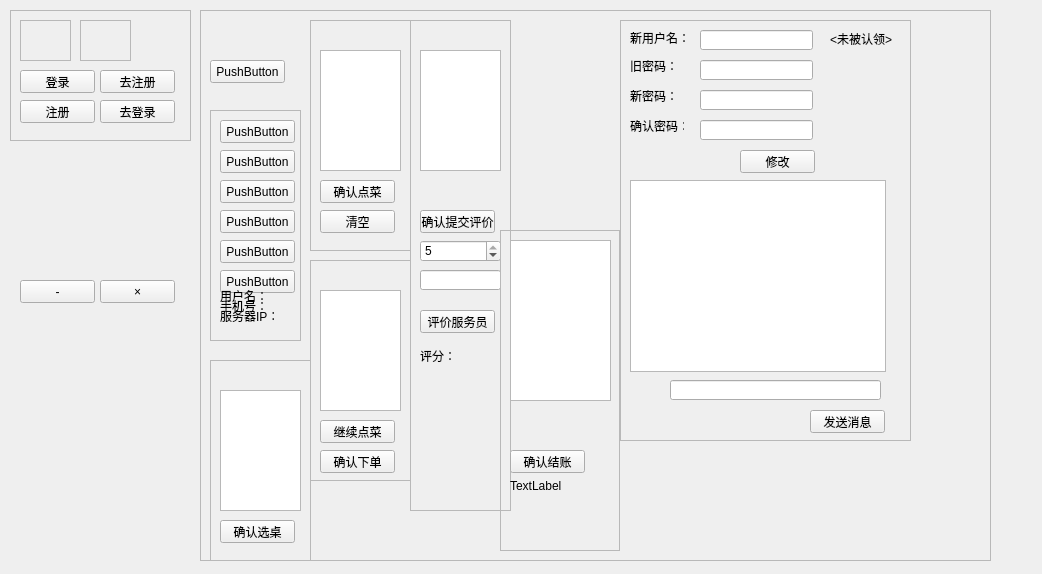
<?xml version="1.0" encoding="UTF-8"?>
<ui version="4.0">
 <class>MainWindow</class>
 <widget class="QMainWindow" name="MainWindow">
  <property name="geometry">
   <rect>
    <x>0</x>
    <y>0</y>
    <width>1042</width>
    <height>574</height>
   </rect>
  </property>
  <property name="windowTitle">
   <string>MainWindow</string>
  </property>
  <widget class="QWidget" name="centralWidget">
   <widget class="QFrame" name="frameLogin">
    <property name="geometry">
     <rect>
      <x>10</x>
      <y>10</y>
      <width>181</width>
      <height>131</height>
     </rect>
    </property>
    <property name="frameShape">
     <enum>QFrame::StyledPanel</enum>
    </property>
    <property name="frameShadow">
     <enum>QFrame::Raised</enum>
    </property>
    <widget class="QPushButton" name="btnLogin">
     <property name="geometry">
      <rect>
       <x>10</x>
       <y>60</y>
       <width>75</width>
       <height>23</height>
      </rect>
     </property>
     <property name="text">
      <string>登录</string>
     </property>
    </widget>
    <widget class="QPushButton" name="btnToRegister">
     <property name="geometry">
      <rect>
       <x>90</x>
       <y>60</y>
       <width>75</width>
       <height>23</height>
      </rect>
     </property>
     <property name="text">
      <string>去注册</string>
     </property>
    </widget>
    <widget class="QPushButton" name="btnRegister">
     <property name="geometry">
      <rect>
       <x>10</x>
       <y>90</y>
       <width>75</width>
       <height>23</height>
      </rect>
     </property>
     <property name="text">
      <string>注册</string>
     </property>
    </widget>
    <widget class="QPushButton" name="btnToLogin">
     <property name="geometry">
      <rect>
       <x>90</x>
       <y>90</y>
       <width>75</width>
       <height>23</height>
      </rect>
     </property>
     <property name="text">
      <string>去登录</string>
     </property>
    </widget>
    <widget class="QFrame" name="frameSubLogin">
     <property name="geometry">
      <rect>
       <x>10</x>
       <y>10</y>
       <width>51</width>
       <height>41</height>
      </rect>
     </property>
     <property name="frameShape">
      <enum>QFrame::StyledPanel</enum>
     </property>
     <property name="frameShadow">
      <enum>QFrame::Raised</enum>
     </property>
    </widget>
    <widget class="QFrame" name="frameSubRegister">
     <property name="geometry">
      <rect>
       <x>70</x>
       <y>10</y>
       <width>51</width>
       <height>41</height>
      </rect>
     </property>
     <property name="frameShape">
      <enum>QFrame::StyledPanel</enum>
     </property>
     <property name="frameShadow">
      <enum>QFrame::Raised</enum>
     </property>
    </widget>
   </widget>
   <widget class="QFrame" name="frameMain">
    <property name="geometry">
     <rect>
      <x>200</x>
      <y>10</y>
      <width>791</width>
      <height>551</height>
     </rect>
    </property>
    <property name="frameShape">
     <enum>QFrame::StyledPanel</enum>
    </property>
    <property name="frameShadow">
     <enum>QFrame::Raised</enum>
    </property>
    <widget class="QFrame" name="frameTabButtons">
     <property name="geometry">
      <rect>
       <x>10</x>
       <y>100</y>
       <width>91</width>
       <height>231</height>
      </rect>
     </property>
     <property name="frameShape">
      <enum>QFrame::StyledPanel</enum>
     </property>
     <property name="frameShadow">
      <enum>QFrame::Raised</enum>
     </property>
     <widget class="QPushButton" name="btnTab1">
      <property name="geometry">
       <rect>
        <x>10</x>
        <y>10</y>
        <width>75</width>
        <height>23</height>
       </rect>
      </property>
      <property name="text">
       <string>PushButton</string>
      </property>
     </widget>
     <widget class="QPushButton" name="btnTab2">
      <property name="geometry">
       <rect>
        <x>10</x>
        <y>40</y>
        <width>75</width>
        <height>23</height>
       </rect>
      </property>
      <property name="text">
       <string>PushButton</string>
      </property>
     </widget>
     <widget class="QPushButton" name="btnTab3">
      <property name="geometry">
       <rect>
        <x>10</x>
        <y>70</y>
        <width>75</width>
        <height>23</height>
       </rect>
      </property>
      <property name="text">
       <string>PushButton</string>
      </property>
     </widget>
     <widget class="QPushButton" name="btnTab4">
      <property name="geometry">
       <rect>
        <x>10</x>
        <y>100</y>
        <width>75</width>
        <height>23</height>
       </rect>
      </property>
      <property name="text">
       <string>PushButton</string>
      </property>
     </widget>
     <widget class="QPushButton" name="btnTab5">
      <property name="geometry">
       <rect>
        <x>10</x>
        <y>130</y>
        <width>75</width>
        <height>23</height>
       </rect>
      </property>
      <property name="text">
       <string>PushButton</string>
      </property>
     </widget>
     <widget class="QPushButton" name="btnTab6">
      <property name="geometry">
       <rect>
        <x>10</x>
        <y>160</y>
        <width>75</width>
        <height>23</height>
       </rect>
      </property>
      <property name="text">
       <string>PushButton</string>
      </property>
     </widget>
     <widget class="QLabel" name="labelUsername">
      <property name="geometry">
       <rect>
        <x>10</x>
        <y>180</y>
        <width>54</width>
        <height>12</height>
       </rect>
      </property>
      <property name="text">
       <string>用户名：</string>
      </property>
     </widget>
     <widget class="QLabel" name="labelPhonenumber">
      <property name="geometry">
       <rect>
        <x>10</x>
        <y>190</y>
        <width>54</width>
        <height>12</height>
       </rect>
      </property>
      <property name="text">
       <string>手机号： </string>
      </property>
     </widget>
     <widget class="QLabel" name="labelServer">
      <property name="geometry">
       <rect>
        <x>10</x>
        <y>200</y>
        <width>54</width>
        <height>12</height>
       </rect>
      </property>
      <property name="text">
       <string>服务器IP： </string>
      </property>
     </widget>
    </widget>
    <widget class="QFrame" name="frameTab1">
     <property name="geometry">
      <rect>
       <x>110</x>
       <y>10</y>
       <width>101</width>
       <height>231</height>
      </rect>
     </property>
     <property name="frameShape">
      <enum>QFrame::StyledPanel</enum>
     </property>
     <property name="frameShadow">
      <enum>QFrame::Raised</enum>
     </property>
     <widget class="QTableView" name="tableViewMenu">
      <property name="geometry">
       <rect>
        <x>10</x>
        <y>30</y>
        <width>81</width>
        <height>121</height>
       </rect>
      </property>
     </widget>
     <widget class="QPushButton" name="btnOrderDone">
      <property name="geometry">
       <rect>
        <x>10</x>
        <y>160</y>
        <width>75</width>
        <height>23</height>
       </rect>
      </property>
      <property name="text">
       <string>确认点菜</string>
      </property>
     </widget>
     <widget class="QPushButton" name="btnClearOrder">
      <property name="geometry">
       <rect>
        <x>10</x>
        <y>190</y>
        <width>75</width>
        <height>23</height>
       </rect>
      </property>
      <property name="text">
       <string>清空</string>
      </property>
     </widget>
     <widget class="QLabel" name="labelDishCount">
      <property name="geometry">
       <rect>
        <x>10</x>
        <y>210</y>
        <width>54</width>
        <height>12</height>
       </rect>
      </property>
      <property name="text">
       <string/>
      </property>
     </widget>
    </widget>
    <widget class="QFrame" name="frameTab2">
     <property name="geometry">
      <rect>
       <x>10</x>
       <y>350</y>
       <width>101</width>
       <height>201</height>
      </rect>
     </property>
     <property name="frameShape">
      <enum>QFrame::StyledPanel</enum>
     </property>
     <property name="frameShadow">
      <enum>QFrame::Raised</enum>
     </property>
     <widget class="QTableView" name="tableViewTable">
      <property name="geometry">
       <rect>
        <x>10</x>
        <y>30</y>
        <width>81</width>
        <height>121</height>
       </rect>
      </property>
     </widget>
     <widget class="QPushButton" name="btnSelectTable">
      <property name="geometry">
       <rect>
        <x>10</x>
        <y>160</y>
        <width>75</width>
        <height>23</height>
       </rect>
      </property>
      <property name="text">
       <string>确认选桌</string>
      </property>
     </widget>
    </widget>
    <widget class="QFrame" name="frameTab3">
     <property name="geometry">
      <rect>
       <x>110</x>
       <y>250</y>
       <width>101</width>
       <height>221</height>
      </rect>
     </property>
     <property name="frameShape">
      <enum>QFrame::StyledPanel</enum>
     </property>
     <property name="frameShadow">
      <enum>QFrame::Raised</enum>
     </property>
     <widget class="QTableView" name="tableViewOrder">
      <property name="geometry">
       <rect>
        <x>10</x>
        <y>30</y>
        <width>81</width>
        <height>121</height>
       </rect>
      </property>
     </widget>
     <widget class="QPushButton" name="btnContinue">
      <property name="geometry">
       <rect>
        <x>10</x>
        <y>160</y>
        <width>75</width>
        <height>23</height>
       </rect>
      </property>
      <property name="text">
       <string>继续点菜</string>
      </property>
     </widget>
     <widget class="QPushButton" name="btnConfirmOrder">
      <property name="geometry">
       <rect>
        <x>10</x>
        <y>190</y>
        <width>75</width>
        <height>23</height>
       </rect>
      </property>
      <property name="text">
       <string>确认下单</string>
      </property>
     </widget>
     <widget class="QLabel" name="labelOrderCount">
      <property name="geometry">
       <rect>
        <x>10</x>
        <y>10</y>
        <width>54</width>
        <height>12</height>
       </rect>
      </property>
      <property name="text">
       <string/>
      </property>
     </widget>
    </widget>
    <widget class="QFrame" name="frameTab4">
     <property name="geometry">
      <rect>
       <x>210</x>
       <y>10</y>
       <width>101</width>
       <height>491</height>
      </rect>
     </property>
     <property name="frameShape">
      <enum>QFrame::StyledPanel</enum>
     </property>
     <property name="frameShadow">
      <enum>QFrame::Raised</enum>
     </property>
     <widget class="QTableView" name="tableViewEvaluate">
      <property name="geometry">
       <rect>
        <x>10</x>
        <y>30</y>
        <width>81</width>
        <height>121</height>
       </rect>
      </property>
     </widget>
     <widget class="QPushButton" name="btnEvaluateWaiter">
      <property name="geometry">
       <rect>
        <x>10</x>
        <y>290</y>
        <width>75</width>
        <height>23</height>
       </rect>
      </property>
      <property name="text">
       <string>评价服务员</string>
      </property>
     </widget>
     <widget class="QPushButton" name="btnConfirmEvaluate">
      <property name="geometry">
       <rect>
        <x>10</x>
        <y>190</y>
        <width>75</width>
        <height>23</height>
       </rect>
      </property>
      <property name="text">
       <string>确认提交评价</string>
      </property>
     </widget>
     <widget class="QSpinBox" name="spinBoxScoreWaiter">
      <property name="geometry">
       <rect>
        <x>10</x>
        <y>220</y>
        <width>81</width>
        <height>22</height>
       </rect>
      </property>
      <property name="minimum">
       <number>1</number>
      </property>
      <property name="maximum">
       <number>5</number>
      </property>
      <property name="value">
       <number>5</number>
      </property>
     </widget>
     <widget class="QLineEdit" name="lineEditEvaluateWaiter">
      <property name="geometry">
       <rect>
        <x>10</x>
        <y>250</y>
        <width>81</width>
        <height>20</height>
       </rect>
      </property>
     </widget>
     <widget class="QLabel" name="labelWaiterScore">
      <property name="geometry">
       <rect>
        <x>10</x>
        <y>330</y>
        <width>54</width>
        <height>12</height>
       </rect>
      </property>
      <property name="text">
       <string>评分：</string>
      </property>
     </widget>
    </widget>
    <widget class="QFrame" name="frameTab5">
     <property name="geometry">
      <rect>
       <x>420</x>
       <y>10</y>
       <width>291</width>
       <height>421</height>
      </rect>
     </property>
     <property name="frameShape">
      <enum>QFrame::StyledPanel</enum>
     </property>
     <property name="frameShadow">
      <enum>QFrame::Raised</enum>
     </property>
     <widget class="QLabel" name="labelChangeNew">
      <property name="geometry">
       <rect>
        <x>10</x>
        <y>10</y>
        <width>71</width>
        <height>16</height>
       </rect>
      </property>
      <property name="text">
       <string>新用户名：</string>
      </property>
     </widget>
     <widget class="QLabel" name="labelChangeOldpw">
      <property name="geometry">
       <rect>
        <x>10</x>
        <y>40</y>
        <width>54</width>
        <height>12</height>
       </rect>
      </property>
      <property name="text">
       <string>旧密码：</string>
      </property>
     </widget>
     <widget class="QLabel" name="labelChangePw">
      <property name="geometry">
       <rect>
        <x>10</x>
        <y>70</y>
        <width>54</width>
        <height>12</height>
       </rect>
      </property>
      <property name="text">
       <string>新密码：</string>
      </property>
     </widget>
     <widget class="QLabel" name="labelChangeConfirm">
      <property name="geometry">
       <rect>
        <x>10</x>
        <y>100</y>
        <width>54</width>
        <height>12</height>
       </rect>
      </property>
      <property name="text">
       <string>确认密码：</string>
      </property>
     </widget>
     <widget class="QPushButton" name="btnChangeAccount">
      <property name="geometry">
       <rect>
        <x>120</x>
        <y>130</y>
        <width>75</width>
        <height>23</height>
       </rect>
      </property>
      <property name="text">
       <string>修改</string>
      </property>
     </widget>
     <widget class="QLineEdit" name="lineEditChangeNew">
      <property name="geometry">
       <rect>
        <x>80</x>
        <y>10</y>
        <width>113</width>
        <height>20</height>
       </rect>
      </property>
     </widget>
     <widget class="QLineEdit" name="lineEditChangeOldpw">
      <property name="geometry">
       <rect>
        <x>80</x>
        <y>40</y>
        <width>113</width>
        <height>20</height>
       </rect>
      </property>
      <property name="echoMode">
       <enum>QLineEdit::Password</enum>
      </property>
     </widget>
     <widget class="QLineEdit" name="lineEditChangeNewpw">
      <property name="geometry">
       <rect>
        <x>80</x>
        <y>70</y>
        <width>113</width>
        <height>20</height>
       </rect>
      </property>
      <property name="echoMode">
       <enum>QLineEdit::Password</enum>
      </property>
     </widget>
     <widget class="QLineEdit" name="lineEditChangeConfirm">
      <property name="geometry">
       <rect>
        <x>80</x>
        <y>100</y>
        <width>113</width>
        <height>20</height>
       </rect>
      </property>
      <property name="echoMode">
       <enum>QLineEdit::Password</enum>
      </property>
     </widget>
     <widget class="QListWidget" name="listMsg">
      <property name="geometry">
       <rect>
        <x>10</x>
        <y>160</y>
        <width>256</width>
        <height>192</height>
       </rect>
      </property>
     </widget>
     <widget class="QLabel" name="labelWaiterInfo">
      <property name="geometry">
       <rect>
        <x>210</x>
        <y>10</y>
        <width>181</width>
        <height>16</height>
       </rect>
      </property>
      <property name="text">
       <string>&lt;未被认领&gt;</string>
      </property>
     </widget>
     <widget class="QLineEdit" name="lineEditMsg">
      <property name="geometry">
       <rect>
        <x>50</x>
        <y>360</y>
        <width>211</width>
        <height>20</height>
       </rect>
      </property>
     </widget>
     <widget class="QPushButton" name="btnMsg">
      <property name="geometry">
       <rect>
        <x>190</x>
        <y>390</y>
        <width>75</width>
        <height>23</height>
       </rect>
      </property>
      <property name="text">
       <string>发送消息</string>
      </property>
     </widget>
    </widget>
    <widget class="QPushButton" name="pushButton">
     <property name="geometry">
      <rect>
       <x>10</x>
       <y>50</y>
       <width>75</width>
       <height>23</height>
      </rect>
     </property>
     <property name="text">
      <string>PushButton</string>
     </property>
    </widget>
    <widget class="QFrame" name="frameTab6">
     <property name="geometry">
      <rect>
       <x>300</x>
       <y>220</y>
       <width>120</width>
       <height>321</height>
      </rect>
     </property>
     <property name="frameShape">
      <enum>QFrame::StyledPanel</enum>
     </property>
     <property name="frameShadow">
      <enum>QFrame::Raised</enum>
     </property>
     <widget class="QTableView" name="tableViewState">
      <property name="geometry">
       <rect>
        <x>10</x>
        <y>10</y>
        <width>101</width>
        <height>161</height>
       </rect>
      </property>
     </widget>
     <widget class="QPushButton" name="btnPayConfirm">
      <property name="geometry">
       <rect>
        <x>10</x>
        <y>220</y>
        <width>75</width>
        <height>23</height>
       </rect>
      </property>
      <property name="text">
       <string>确认结账</string>
      </property>
     </widget>
     <widget class="QLabel" name="labelFinalPrice">
      <property name="geometry">
       <rect>
        <x>10</x>
        <y>250</y>
        <width>54</width>
        <height>12</height>
       </rect>
      </property>
      <property name="text">
       <string>TextLabel</string>
      </property>
     </widget>
    </widget>
   </widget>
   <widget class="QPushButton" name="btnCloseWindow">
    <property name="geometry">
     <rect>
      <x>100</x>
      <y>280</y>
      <width>75</width>
      <height>23</height>
     </rect>
    </property>
    <property name="text">
     <string>×</string>
    </property>
   </widget>
   <widget class="QPushButton" name="btnMinWindow">
    <property name="geometry">
     <rect>
      <x>20</x>
      <y>280</y>
      <width>75</width>
      <height>23</height>
     </rect>
    </property>
    <property name="text">
     <string>-</string>
    </property>
   </widget>
  </widget>
 </widget>
 <layoutdefault spacing="6" margin="11"/>
 <resources/>
 <connections/>
</ui>
